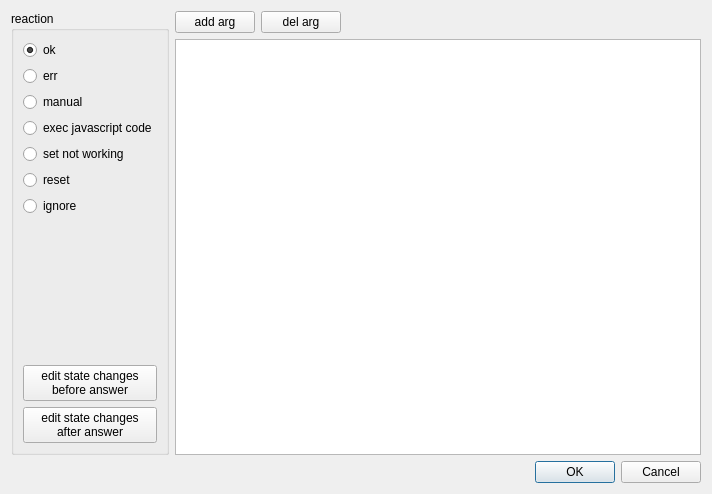
<?xml version="1.0" encoding="UTF-8"?>
<ui version="4.0">
 <class>CommandReactionConfigDialog</class>
 <widget class="QDialog" name="CommandReactionConfigDialog">
  <property name="geometry">
   <rect>
    <x>0</x>
    <y>0</y>
    <width>712</width>
    <height>494</height>
   </rect>
  </property>
  <property name="windowTitle">
   <string>Edit command reaction</string>
  </property>
  <layout class="QVBoxLayout" name="verticalLayout_2">
   <item>
    <widget class="QWidget" name="widget" native="true">
     <layout class="QHBoxLayout" name="horizontalLayout">
      <property name="leftMargin">
       <number>0</number>
      </property>
      <property name="topMargin">
       <number>0</number>
      </property>
      <property name="rightMargin">
       <number>0</number>
      </property>
      <property name="bottomMargin">
       <number>0</number>
      </property>
      <item>
       <widget class="QGroupBox" name="groupBox">
        <property name="title">
         <string>reaction</string>
        </property>
        <layout class="QVBoxLayout" name="verticalLayout">
         <item>
          <widget class="QRadioButton" name="reactOkBtn">
           <property name="text">
            <string>ok</string>
           </property>
           <property name="checked">
            <bool>true</bool>
           </property>
          </widget>
         </item>
         <item>
          <widget class="QRadioButton" name="reactErrBtn">
           <property name="text">
            <string>err</string>
           </property>
          </widget>
         </item>
         <item>
          <widget class="QRadioButton" name="reactManualBtn">
           <property name="text">
            <string>manual</string>
           </property>
          </widget>
         </item>
         <item>
          <widget class="QRadioButton" name="reactJsBtn">
           <property name="text">
            <string>exec javascript code</string>
           </property>
          </widget>
         </item>
         <item>
          <widget class="QRadioButton" name="reactStuckBtn">
           <property name="text">
            <string>set not working</string>
           </property>
          </widget>
         </item>
         <item>
          <widget class="QRadioButton" name="reactResetBtn">
           <property name="text">
            <string>reset</string>
           </property>
          </widget>
         </item>
         <item>
          <widget class="QRadioButton" name="reactIgnoreBtn">
           <property name="text">
            <string>ignore</string>
           </property>
          </widget>
         </item>
         <item>
          <spacer name="verticalSpacer">
           <property name="orientation">
            <enum>Qt::Vertical</enum>
           </property>
           <property name="sizeHint" stdset="0">
            <size>
             <width>20</width>
             <height>40</height>
            </size>
           </property>
          </spacer>
         </item>
         <item>
          <widget class="QPushButton" name="editStateChangeBeforeAnswerBtn">
           <property name="text">
            <string>edit state changes
before answer</string>
           </property>
          </widget>
         </item>
         <item>
          <widget class="QPushButton" name="editStateChangeAfterAnswerBtn">
           <property name="text">
            <string>edit state changes
after answer</string>
           </property>
          </widget>
         </item>
        </layout>
       </widget>
      </item>
      <item>
       <widget class="QStackedWidget" name="stackedWidget">
        <property name="currentIndex">
         <number>0</number>
        </property>
        <widget class="QWidget" name="answerWidget">
         <layout class="QVBoxLayout" name="verticalLayout_3">
          <property name="leftMargin">
           <number>0</number>
          </property>
          <property name="topMargin">
           <number>0</number>
          </property>
          <property name="rightMargin">
           <number>0</number>
          </property>
          <property name="bottomMargin">
           <number>0</number>
          </property>
          <item>
           <widget class="QWidget" name="widget_2" native="true">
            <layout class="QHBoxLayout" name="horizontalLayout_2">
             <property name="leftMargin">
              <number>0</number>
             </property>
             <property name="topMargin">
              <number>0</number>
             </property>
             <property name="rightMargin">
              <number>0</number>
             </property>
             <property name="bottomMargin">
              <number>0</number>
             </property>
             <item>
              <widget class="QPushButton" name="addAnswArgBtn">
               <property name="text">
                <string>add arg</string>
               </property>
              </widget>
             </item>
             <item>
              <widget class="QPushButton" name="delAnswArgBtn">
               <property name="text">
                <string>del arg</string>
               </property>
              </widget>
             </item>
             <item>
              <spacer name="horizontalSpacer">
               <property name="orientation">
                <enum>Qt::Horizontal</enum>
               </property>
               <property name="sizeHint" stdset="0">
                <size>
                 <width>287</width>
                 <height>20</height>
                </size>
               </property>
              </spacer>
             </item>
            </layout>
           </widget>
          </item>
          <item>
           <widget class="QListWidget" name="argsList"/>
          </item>
         </layout>
        </widget>
        <widget class="QWidget" name="jsEditWidget">
         <layout class="QVBoxLayout" name="verticalLayout_4">
          <property name="leftMargin">
           <number>0</number>
          </property>
          <property name="topMargin">
           <number>0</number>
          </property>
          <property name="rightMargin">
           <number>0</number>
          </property>
          <property name="bottomMargin">
           <number>0</number>
          </property>
          <item>
           <widget class="QLabel" name="label">
            <property name="text">
             <string>javascript code</string>
            </property>
           </widget>
          </item>
          <item>
           <widget class="QTextEdit" name="jsCodeEdit"/>
          </item>
         </layout>
        </widget>
       </widget>
      </item>
     </layout>
    </widget>
   </item>
   <item>
    <widget class="QDialogButtonBox" name="buttonBox">
     <property name="orientation">
      <enum>Qt::Horizontal</enum>
     </property>
     <property name="standardButtons">
      <set>QDialogButtonBox::Cancel|QDialogButtonBox::Ok</set>
     </property>
    </widget>
   </item>
  </layout>
 </widget>
 <resources/>
 <connections>
  <connection>
   <sender>buttonBox</sender>
   <signal>accepted()</signal>
   <receiver>CommandReactionConfigDialog</receiver>
   <slot>accept()</slot>
   <hints>
    <hint type="sourcelabel">
     <x>248</x>
     <y>254</y>
    </hint>
    <hint type="destinationlabel">
     <x>157</x>
     <y>274</y>
    </hint>
   </hints>
  </connection>
  <connection>
   <sender>buttonBox</sender>
   <signal>rejected()</signal>
   <receiver>CommandReactionConfigDialog</receiver>
   <slot>reject()</slot>
   <hints>
    <hint type="sourcelabel">
     <x>316</x>
     <y>260</y>
    </hint>
    <hint type="destinationlabel">
     <x>286</x>
     <y>274</y>
    </hint>
   </hints>
  </connection>
 </connections>
</ui>
